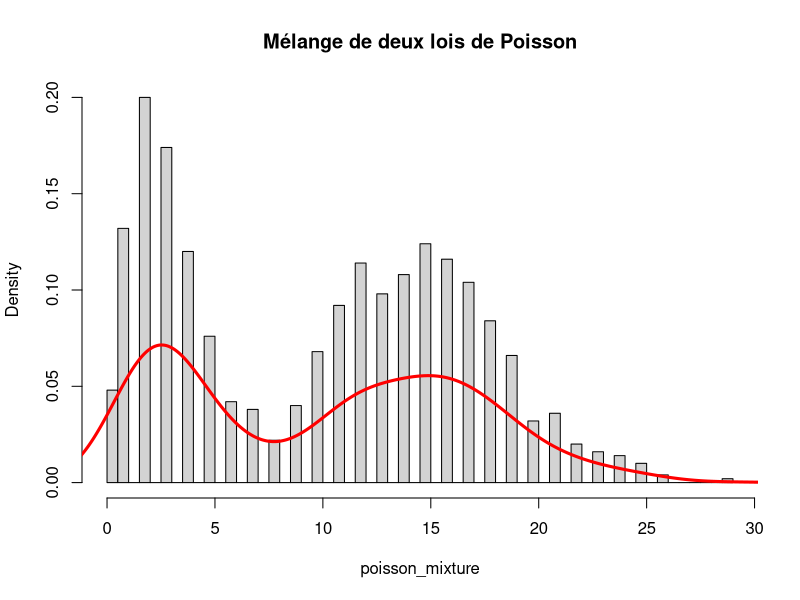

Write R code to recreate this figure. (Note: this script raises an error after producing the figure.)
## ---- chunk 1
knitr::opts_chunk$set(echo = TRUE)
knitr::opts_chunk$set(tidy.opts = list(width.cutoff = 60),tidy=TRUE)
## ---- chunk 2
lambdas = c(3,15)
pis = c(0.4,0.6)
N = 1000
## ---- chunk 3
echpois1 <- rpois(n = 100, lambda = lambdas[1])
echpois1
## ---- chunk 4
echpois2 <- rpois(n = 200, lambda = lambdas[2])
echpois2
## ---- chunk 5
int_vec <- c(rep(1, 100),rep(2,200))
int_vec
## ---- chunk 6
# Poisson mixture with 2 components
z = sample(1:2, size = N, replace = TRUE, prob = pis)
poisson_mixture = rep(NA, N)
for (i in 1:N)
  poisson_mixture[i] = rpois(1, lambdas[z[i]])

# Histogram + density
hist(poisson_mixture, breaks=50, prob=TRUE, main = "Mélange de deux lois de Poisson")
lines(density(poisson_mixture), col="red", lwd = 3)
## ---- chunk 7
norme_deux_vec_carre <- function(u) {
  res = 0
  for (i in 1:length(u)) {
    res = res + (u[i])^2
  }
  res
}

critere_arret <- function(u,v) {
  res = norme_deux_vec_carre(u-v) / norme_deux_vec_carre(u)
  response = FALSE
  if (res <= 1e-9) {
    response = TRUE
  }
  response
}
## ---- chunk 8

EM_algorithm_poisson <- function(X, K) {
  # Q1 - Phase d'initialisation des paramètres
  N = length(X)
  probas_k = rep(0,K)
  lambda_k = rep(0,K)
  for (k in 1:K) 
    lambda_k[k] = sample(1:15, size = 1)
  
  probas_k_old = probas_k
  lambda_k_old = lambda_k
  
  for (k in 1:K) {
    probas_k[k] = 1/K
    lambda_k[k] = sample(1:15, size = 1)
  }
  theta_old_k = c(probas_k_old, lambda_k_old)
  theta_k = c(probas_k, lambda_k)
  
  # Tant que l'on n'a pas atteint le critère d'arrêt
  while (!critere_arret(theta_old_k, theta_k)) {
    
    # Q2 - Etape "E" : Calcul des t_ik
    T = matrix(rep(0,N*K), nrow = N, ncol = K)
    for (i in 1:N) {
      for (k in 1:K) {
        T[i,k] = probas_k[k]*dpois(X[i], lambda_k[k]) / sum(probas_k * dpois(X[i], lambda_k))
      }
    }
    
    # Q3 - Etape "M" : Calcul des nouveaux probas_k et lambda_k
    for (k in 1:K) {
      sum_i_tik = 0
      sum_i_tik_xi = 0
      sum_i_tiK_xi = 0
      for (i in 1:N) {
        sum_i_tik = sum_i_tik + T[i,k]
        sum_i_tik_xi = sum_i_tik_xi + T[i,k]*X[i]
        sum_i_tiK_xi = sum_i_tiK_xi + T[i,K]*X[i]
      }
      probas_k[k] = sum_i_tik / N
      lambda_k[k] = sum_i_tik_xi / sum_i_tik
    }
    
    probas_k[K] = 1 - sum(probas_k[1:K-1])
    theta_old_k = theta_k
    theta_k = c(probas_k,lambda_k)
  }
  theta_k
}

# Q4 - Test avec les valeurs simulées plus haut
for (i in 1:5)
  print(EM_algorithm_poisson(poisson_mixture, 2))
## ---- chunk 9
knitr::include_graphics("/home/talexandre/Bureau/ANDO/TP noté/em_3000.png")
